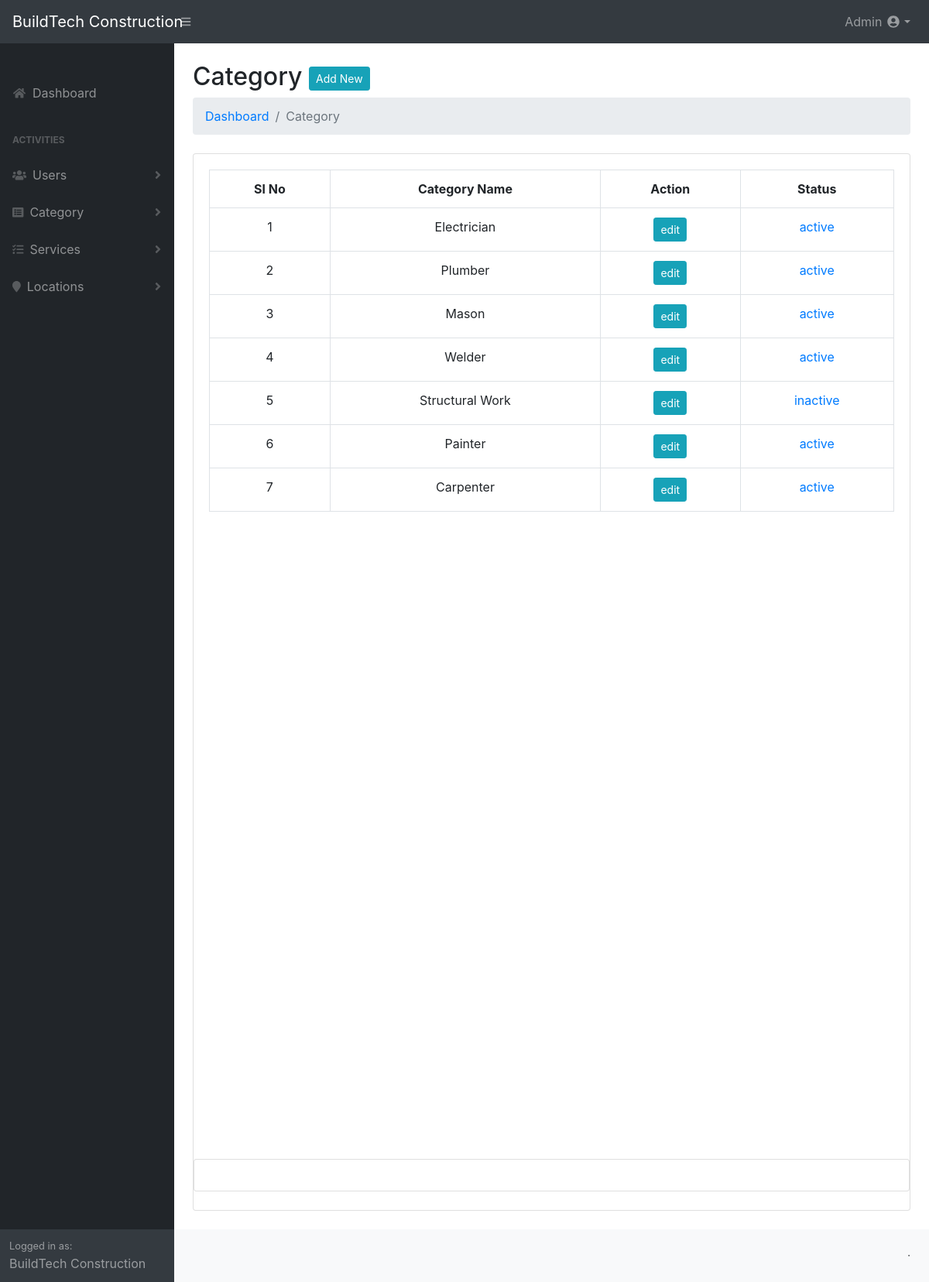
/admin/dist/viewcat.php (signed in), run on the app's committed database.
### tables this page shows
CREATE TABLE `tbl_labour_category` (
  `category_id` int(6) NOT NULL,
  `category_name` varchar(20) NOT NULL,
  `status` int(10) NOT NULL
);

### admin/dist/viewcat.php (the view, shortened to what this page needs)
<?php
if(!empty($_SESSION['uname']))
{
	?>
<!DOCTYPE html>
<html lang="en">
<?php 	include("header.php");
?>
    <head>
        <link href="css/styles.css" rel="stylesheet" />
    </head>
    <body>
        <div id="layoutSidenav">
            <div id="layoutSidenav_nav">
                <nav class="sb-sidenav accordion sb-sidenav-dark" id="sidenavAccordion">
                    <div class="sb-sidenav-menu">
                        <div class="nav">
                            <div class="sb-sidenav-menu-heading"></div>
                            <a class="nav-link" href="index.php">
                                <div class="sb-nav-link-icon"><i class="fas fa-fw fa-home"></i></div>
                                Dashboard
                            </a>
                            <div class="sb-sidenav-menu-heading">Activities</div>
                            <a class="nav-link collapsed" href="#" data-toggle="collapse" data-target="#collapseLayouts" aria-expanded="false" aria-controls="collapseLayouts">
                                <div class="sb-nav-link-icon"><i class="fas fa-fw fa-users"></i></div>
                                Users
                                <div class="sb-sidenav-collapse-arrow"><i class="fas fa-angle-down"></i></div>
                            </a>
														<a class="nav-link collapsed" href="#" data-toggle="collapse" data-target="#collapseLayouts" aria-expanded="false" aria-controls="collapseLayouts">
                                <div class="sb-nav-link-icon"><i class="fas fa-list-alt"></i></div>
                                Category
                                <div class="sb-sidenav-collapse-arrow"><i class="fas fa-angle-down"></i></div>
                            </a>
														<a class="nav-link collapsed" href="#" data-toggle="collapse" data-target="#collapseLayouts" aria-expanded="false" aria-controls="collapseLayouts">
																			<div class="sb-nav-link-icon"><i class=" fas fa-tasks"></i></div>
																	Services
																		<div class="sb-sidenav-collapse-arrow"><i class="fas fa-angle-down"></i></div>
																	</a>
														<a class="nav-link collapsed" href="#" data-toggle="collapse" data-target="#collapsePages" aria-expanded="false" aria-controls="collapsePages">
																<div class="sb-nav-link-icon"><i class=" fa fa-map-marker"></i></div>
														Locations
														  <div class="sb-sidenav-collapse-arrow"><i class="fas fa-angle-down"></i></div>
														</a>
                        </div>
                    </div>
                    <div class="sb-sidenav-footer">
                        <div class="small">Logged in as:</div>
                        BuildTech Construction
                    </div>
                </nav>
            </div>
            <div id="layoutSidenav_content">
                <main>
                    <div class="container-fluid">
                        <h2 class="mt-4">Category <a href="#" data-toggle="modal" data-target="#AddLocation"
													class="btn btn-sm btn-info"> Add New</a></h2>
                        <ol class="breadcrumb mb-4">
                            <li class="breadcrumb-item"><a href="index.php">Dashboard</a></li>
                            <li class="breadcrumb-item active">Category</li>
                        </ol>
                        <div class="card mb-4">
                            <div class="card-body">
															<div class="table-responsive">
                              <form action="#" method="POST">
                            	<table class="table table-bordered" id="dataTable">
                             <?php
														$con=mysqli_connect("localhost","root","","constdb") or die("COULDN'T CONNECT");
                            $query = "select * from tbl_labour_category";
                            $results = mysqli_query($con,$query);
                            echo "<tr><th>Sl No</th><th>Category Name</th><th>Action</th><th>Status</th></tr>";
                            while($fin=mysqli_fetch_array($results))
                            {
                            echo "<tr>";
                            echo "<td>".$fin['category_id']."</td><td>"
                            	       .$fin['category_name']."</td><td>";
																		 echo '<a href="#" class="btn btn-sm btn-info" data-toggle="modal"
																		 data-target="#UpdateLocation'.$fin['category_id'].'">edit</a></td><td>';
			                               ?>
									<?php
																		 if($fin['status'] == 0 || $fin['status'] =='')
			                             	 {
			                             		 echo "<a href='viewcat.php?x=" .$fin['category_id']." '>inactive</a>";
			                             	 }
			                             		 else
			                             	 {
			                             				echo "<a href='viewcat.php?y=" .$fin['category_id']." '>active</a>
			                             				</td>";
			                             	 }
                          echo "</tr>";
                            }
                             ?>
                          </table>
                          </form>
                            </div>
                        </div>
                        <div style="height: 100vh;"></div>
                        <div class="card mb-4"><div class="card-body"></div></div>
                    </div>
                </main>
                <footer class="py-4 bg-light mt-auto">
                    <div class="container-fluid">
                        <div class="d-flex align-items-center justify-content-between small">
                            <div>
                                &middot;
                            </div>
                        </div>
                    </div>
                </footer>
            </div>
        </div>
    </body>
</html>
<?php
}
else
{
header("location: ../../login.php");
}
?>

### admin/dist/viewcat.php (style rules this page uses)
table, th, td { text-align:center; }

### data on the page
tbl_labour_category: category_id "1", category_name "Electrician"
tbl_labour_category: category_id "2", category_name "Plumber"
tbl_labour_category: category_id "3", category_name "Mason"
tbl_labour_category: category_id "4", category_name "Welder"
tbl_labour_category: category_id "5", category_name "Structural Work"
tbl_labour_category: category_id "6", category_name "Painter"
tbl_labour_category: category_id "7", category_name "Carpenter"

### other printed values
$temp "Admin"
